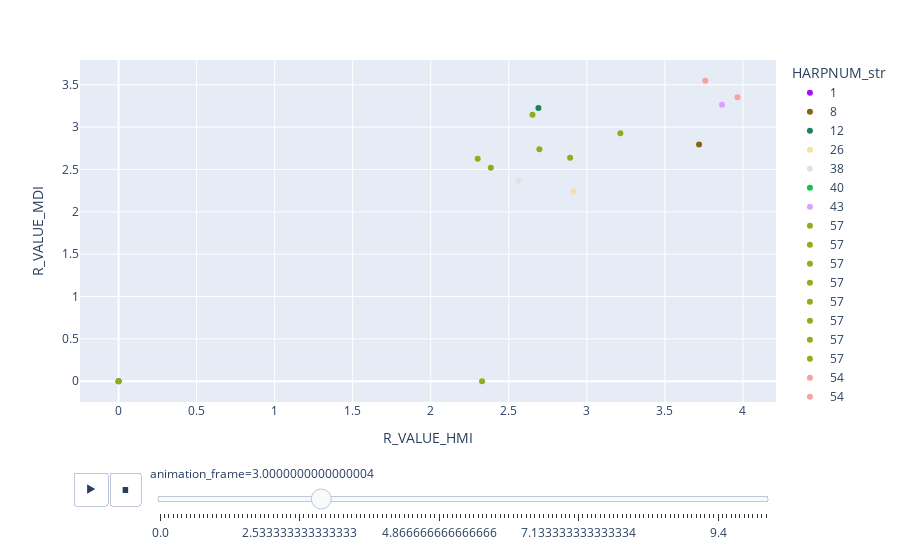

The notebook cell this image was saved under:
### Code cell
import plotly.express as px
import drms
df['HARPNUM_str'] = df['HARPNUM'].astype(str)
harpnums = df['HARPNUM_str'].unique()
colors = px.colors.qualitative.Alphabet
color_discrete_map = {harpnum: colors[i%len(colors)] for i, harpnum in enumerate(harpnums)}
fig = px.scatter(df.iloc[:1000], x='R_VALUE_HMI', y='R_VALUE_MDI', color='HARPNUM_str',
                 #size=df['elapsed'].dt.seconds,
                 color_discrete_map=color_discrete_map,
                 #animation_frame=df['elapsed'].iloc[:1000].dt.seconds/86400,
                 animation_frame=df['elapsed_days'].iloc[:1000],
                 animation_group='HARPNUM',
                 hover_data=['HARPNUM', 'TARPNUM', 'T_REC'])
fig.show()
